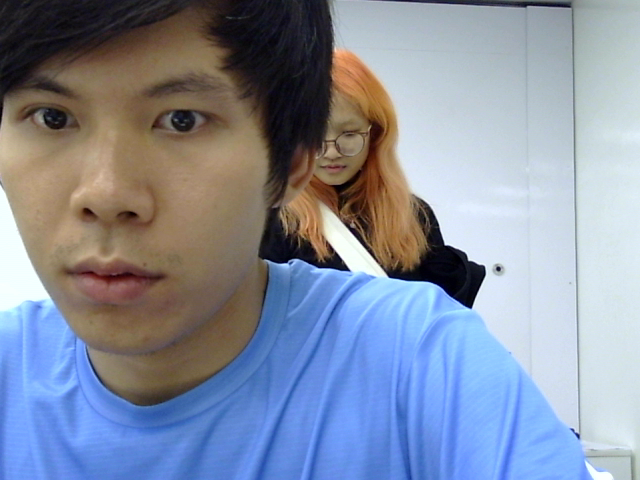
#> input picture images/stereoLeft/o3d_input/imageL0.png, 640 x 480 px, found by its file name
$ python main.py   (older library calls are emulated)
#> lines starting #> are read from the running program, lines starting #| are printed output that depends on the picture
### uncalibrated/calibration.py
"""
References: https://github.com/savnani5/Depth-Estimation-using-Stereovision/tree/main
"""

import math
import cv2
import random as rd
import numpy as np


def draw_keypoints_and_match(img1, img2):
    """This function is used for finding keypoints and dercriptors in the image and
        find best matches using brute force/FLANN based matcher."""

    # Note : Can use sift too to improve feature extraction, but it can be patented again so it could brake the code in future!
    # Note: ORB is not scale independent so number of keypoints depend on scale
    # Initiate ORB detector
    orb = cv2.ORB_create(nfeatures=10000)
    # find the keypoints and descriptors with ORB
    kp1, des1 = orb.detectAndCompute(img1,None)
    kp2, des2 = orb.detectAndCompute(img2,None)

    #________________________Brute Force Matcher_____________________________
    # create BFMatcher object
    bf = cv2.BFMatcher(cv2.NORM_HAMMING, crossCheck=True)

    # Match descriptors.
    matches = bf.match(des1,des2)

    # Sort them in the order of their distance.
    matches = sorted(matches, key = lambda x:x.distance)
    # print(len(matches))

    # Select first 30 matches.
    final_matches = matches[:30]

    # [27 lines of commented-out code are left out]
    img_with_keypoints = cv2.drawMatches(img1,kp1,img2,kp2,final_matches,None,flags=cv2.DrawMatchesFlags_NOT_DRAW_SINGLE_POINTS)
    cv2.imwrite("images_with_matching_keypoints.png", img_with_keypoints)

    # Getting x,y coordinates of the matches
    list_kp1 = [list(kp1[mat.queryIdx].pt) for mat in final_matches]
    list_kp2 = [list(kp2[mat.trainIdx].pt) for mat in final_matches]

    return list_kp1, list_kp2


def calculate_F_matrix(list_kp1, list_kp2):
    """This function is used to calculate the F matrix from a set of 8 points using SVD.
        Furthermore, the rank of F matrix is reduced from 3 to 2 to make the epilines converge."""

    A = np.zeros(shape=(len(list_kp1), 9))

    for i in range(len(list_kp1)):
        x1, y1 = list_kp1[i][0], list_kp1[i][1]
        x2, y2 = list_kp2[i][0], list_kp2[i][1]
        A[i] = np.array([x1*x2, x1*y2, x1, y1*x2, y1*y2, y1, x2, y2, 1])

    U, s, Vt = np.linalg.svd(A)
    F = Vt[-1,:]
    F = F.reshape(3,3)

    # Downgrading the rank of F matrix from 3 to 2
    Uf, Df, Vft = np.linalg.svd(F)
    Df[2] = 0
    s = np.zeros((3,3))
    for i in range(3):
        s[i][i] = Df[i]

    F = np.dot(Uf, np.dot(s, Vft))
    return F

def RANSAC_F_matrix(list_of_cood_list):
    """This method is used to shortlist the best F matrix using RANSAC based on the number of inliers."""

    list_kp1 = list_of_cood_list[0]
    list_kp2 = list_of_cood_list[1]
    pairs = list(zip(list_kp1, list_kp2))
    max_inliers = 20
    threshold = 0.05  # Tune this value

    for i in range(1000):
        pairs = rd.sample(pairs, 8)
        rd_list_kp1, rd_list_kp2 = zip(*pairs)
        F = calculate_F_matrix(rd_list_kp1, rd_list_kp2)

        tmp_inliers_img1 = []
        tmp_inliers_img2 = []

        for i in range(len(list_kp1)):
            img1_x = np.array([list_kp1[i][0], list_kp1[i][1], 1])
            img2_x = np.array([list_kp2[i][0], list_kp2[i][1], 1])
            distance = abs(np.dot(img2_x.T, np.dot(F,img1_x)))
            # print(distance)

            if distance < threshold:
                tmp_inliers_img1.append(list_kp1[i])
                tmp_inliers_img2.append(list_kp2[i])

        num_of_inliers = len(tmp_inliers_img1)

        # if num_of_inliers > inlier_count:
        #     inlier_count = num_of_inliers
        #     Best_F = F

        if num_of_inliers > max_inliers:
            print("Number of inliers", num_of_inliers)
            max_inliers = num_of_inliers
            Best_F = F
            inliers_img1 = tmp_inliers_img1
            inliers_img2 = tmp_inliers_img2
            # print("Best F matrix", Best_F)

    return Best_F


def calculate_E_matrix(F, K1, K2):
    """Calculation of Essential matrix"""

    E = np.dot(K2.T, np.dot(F,K1))
    return E


def extract_camerapose(E):
    """This function extracts all the camera pose solutions from the E matrix"""

    U, s, Vt = np.linalg.svd(E)
    W = np.array([[0,-1, 0],
                  [1, 0, 0],
                  [0, 0, 1]])

    C1, C2 = U[:, 2], -U[:, 2]
    R1, R2 = np.dot(U, np.dot(W,Vt)), np.dot(U, np.dot(W.T, Vt))
    # print("C1", C1, "\n", "C2", C2, "\n", "R1", R1, "\n", "R2", R2, "\n")

    camera_poses = [[R1, C1], [R1, C2], [R2, C1], [R2, C2]]
    return camera_poses


def disambiguate_camerapose(camera_poses, list_kp1):
    """This fucntion is used to find the correct camera pose based on the chirelity condition from all 4 solutions."""

    max_len = 0
    # Calculating 3D points
    for pose in camera_poses:

        front_points = []
        for point in list_kp1:
            # Chirelity check
            X = np.array([point[0], point[1], 1])
            V = X - pose[1]

            condition = np.dot(pose[0][2], V)
            if condition > 0:
                front_points.append(point)

        if len(front_points) > max_len:
            max_len = len(front_points)
            best_camera_pose =  pose

    return best_camera_pose


# [18 lines left out: function drawlines, not called in this run]

### uncalibrated/main.py
"""
References: https://github.com/savnani5/Depth-Estimation-using-Stereovision/tree/main
"""
import math
import cv2
import random as rd
import numpy as np
import matplotlib.pyplot as plt

from calibration import draw_keypoints_and_match, drawlines, RANSAC_F_matrix, calculate_E_matrix, extract_camerapose, disambiguate_camerapose
from rectification import rectification
from correspondence import ssd_correspondence
from depth import disparity_to_depth

# Its all about resolution - Its a trade off between resolution and time of computation


img1 = cv2.imread("images\stereoLeft\o3d_input\imageL0.png")
#> img1 is the input picture: shape (480, 640, 3); mean B, G, R 160.4, 142.5, 134
img2 = cv2.imread(f"images\stereoRight\o3d_input\imageR0.png", 0)
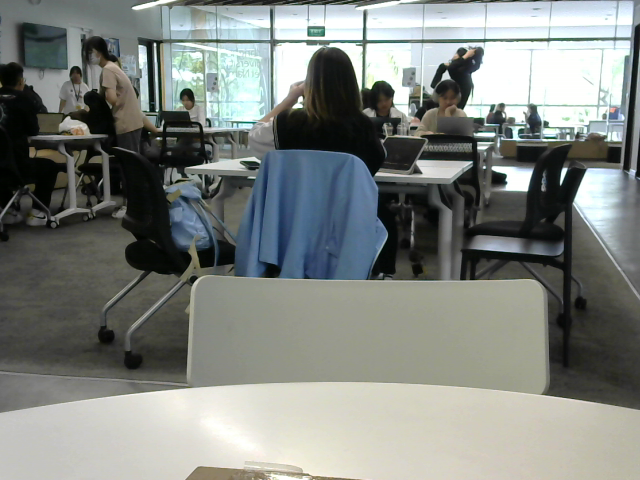
#> input picture images/stereoRight/o3d_input/imageR0.png, 640 x 480 px, found by its file name
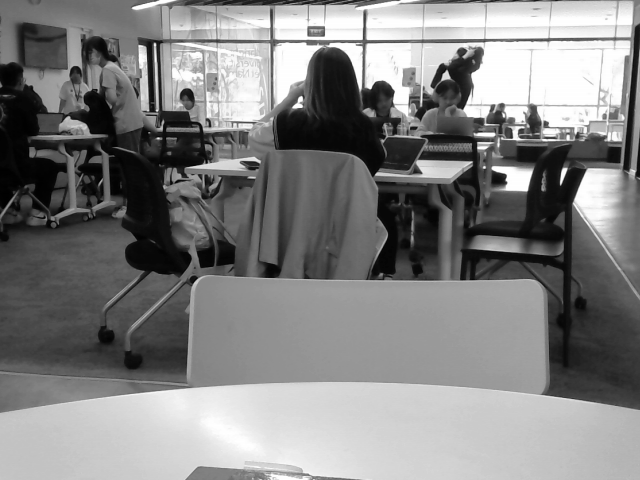
#> img2: shape (480, 640); min 0, max 255, mean 130

width = int(img1.shape[1]* 0.3) # 0.3
#> width = 192
height = int(img1.shape[0]* 0.3) # 0.3
#> height = 144

img1 = cv2.resize(img1, (width, height), interpolation = cv2.INTER_AREA)
#> img1: shape (144, 192, 3)
# img1 = cv2.GaussianBlur(img1,(5,5),0)
img2 = cv2.resize(img2, (width, height), interpolation = cv2.INTER_AREA)
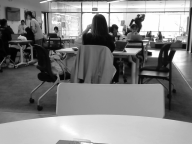
#> img2: shape (144, 192); min 1, max 254, mean 130
# img2 = cv2.GaussianBlur(img2,(5,5),0)

#__________________Camera Parameters________________________________
K1 = np.array([[5299.313,  0,   1263.818],
            [0,      5299.313, 977.763],
            [0,          0,       1   ]])


while(1):
    try:
        list_kp1, list_kp2 = draw_keypoints_and_match(img1, img2)

        #_______________________________Calibration_______________________________

        F = RANSAC_F_matrix([list_kp1, list_kp2])
        print("F matrix", F)
        print("=="*20, '\n')
        E = calculate_E_matrix(F, K1, K1)
        print("E matrix", E)
        print("=="*20, '\n')
        camera_poses = extract_camerapose(E)
        best_camera_pose = disambiguate_camerapose(camera_poses, list_kp1)
        print("Best_Camera_Pose:")
        print("=="*20)
        print("Roatation", best_camera_pose[0])
        print()
        print("Transaltion", best_camera_pose[1])
        print("=="*20, '\n')
        pts1 = np.int32(list_kp1)
        pts2 = np.int32(list_kp2)

        #____________________________Rectification________________________________

#> (the run stopped early here; a loop or call above may not have finished)
